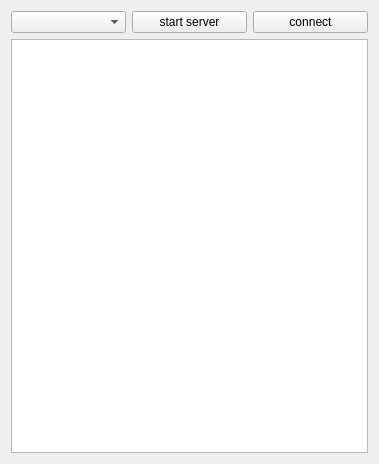
<?xml version="1.0" encoding="UTF-8"?>
<ui version="4.0">
 <class>master</class>
 <widget class="QWidget" name="master">
  <property name="geometry">
   <rect>
    <x>0</x>
    <y>0</y>
    <width>379</width>
    <height>464</height>
   </rect>
  </property>
  <property name="windowTitle">
   <string>master</string>
  </property>
  <layout class="QVBoxLayout" name="verticalLayout_2">
   <item>
    <layout class="QVBoxLayout" name="verticalLayout">
     <item>
      <layout class="QHBoxLayout" name="horizontalLayout">
       <item>
        <widget class="QComboBox" name="portBox"/>
       </item>
       <item>
        <widget class="QPushButton" name="startbtn">
         <property name="text">
          <string>start server</string>
         </property>
        </widget>
       </item>
       <item>
        <widget class="QPushButton" name="connectbtn">
         <property name="text">
          <string>connect</string>
         </property>
        </widget>
       </item>
      </layout>
     </item>
     <item>
      <widget class="QTextEdit" name="info"/>
     </item>
    </layout>
   </item>
  </layout>
 </widget>
 <layoutdefault spacing="6" margin="11"/>
 <resources/>
 <connections/>
</ui>
